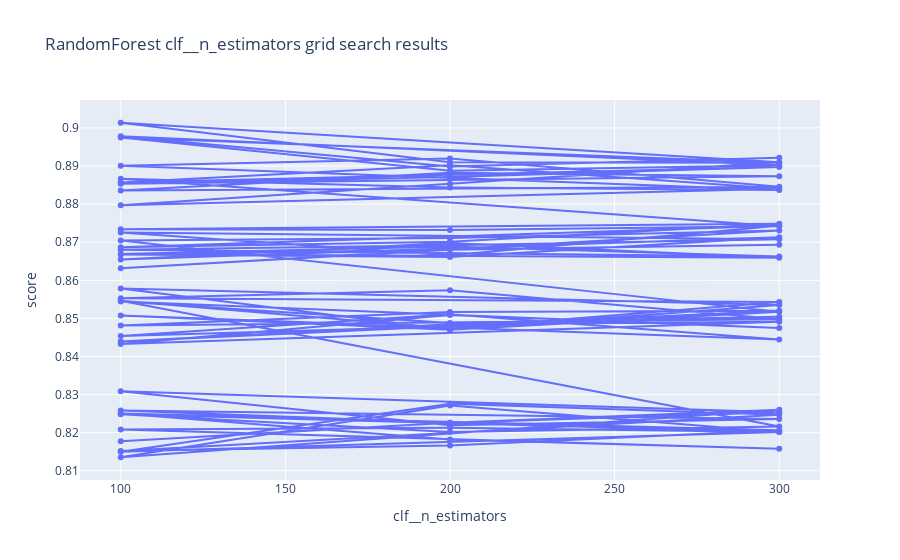

Notebook source saved alongside this figure:
### Code cell
visualize_model_grid_search_results(rf_gs_2, 'RandomForest', 'clf__n_estimators')
